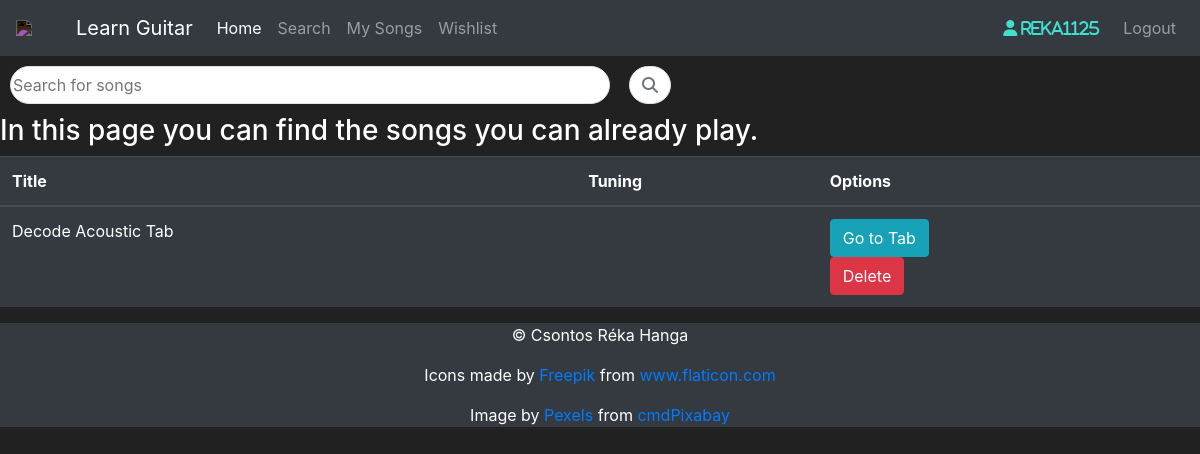
Page /my-songs (signed in) on the earlier database version.
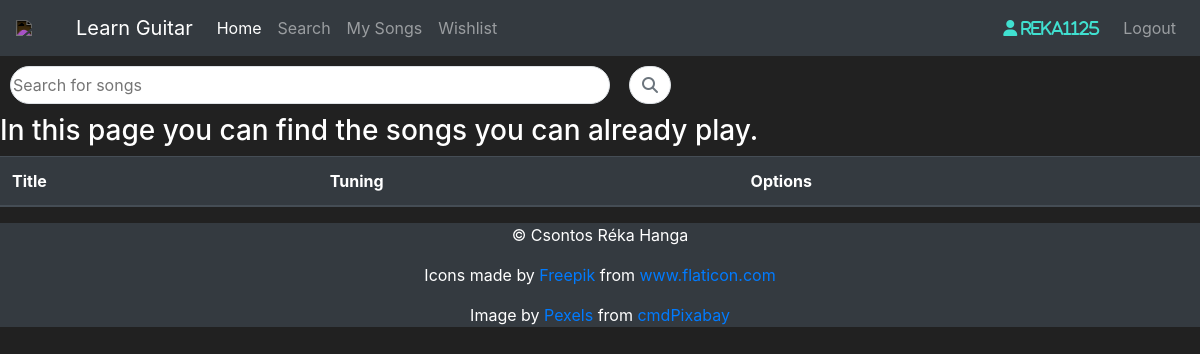
Same page on the later database version.
### application/models.py (models this page shows, shortened)
class My_Songs(db.Model):
    song_id = db.Column(db.Integer(), primary_key=True)
    title = db.Column(db.String(length=50), nullable=False)
    tuning = db.Column(db.String(length=10))
    video_id = db.Column(db.String(length=200), unique=True)
    tab_url = db.Column(db.String(length=200), unique=True)
    owner = db.Column(db.Integer(), db.ForeignKey('user.user_id'))

### application/routes.py (the view)
@app.route("/my-songs")
@login_required
def mysongs_page():
    mysongs = My_Songs.query.all()
    return render_template("my-songs.html", songs=mysongs)

### application/models.py (called while the page is built)
@login_manager.user_loader
def load_user(user_id):
    return User.query.get(int(user_id))

### application/templates/my-songs.html (shortened to what this page needs)
{% extends 'base.html' %}
{% block content %}
    <div class="input-group">
        <input class=" border rounded-pill" type="text" placeholder="Search for songs" id="search-input-yt">
        <span class="input-group-append">
            <button id="search-btn-yt" class="btn btn-outline-secondary bg-white border-start-0 border rounded-pill ms-n3" type="button">
                <i class="fa fa-search"></i>
            </button>
        </span>
    </div>
    <h3>In this page you can find the songs you can already play.</h3>
    <table class="table table-hover table-dark">
        <thead>
            <tr>
                <th scope="col">Title</th>
                <th scope="col">Tuning</th>
                <th scope="col">Options</th>
            </tr>
        </thead>
        <tbody>
                {% for song in songs %}
                    <tr>
                        <td>{{ song.title }}</td>
                        <td>{{ song.tuning }}</td>
                        <td>
                            <form action="{{ url_for('tab_page') }}" method="POST">
                                <button type=submit class="btn btn-outline btn-info">Go to Tab</button>
                            </form>
                            <form action="{{ url_for('delete_song_page') }}" method=post class=delete-song>
                                <input type=submit value='Delete' class="btn btn-outline btn-danger"></input>
                            </form>
                        </td>
                    </tr>
                {% endfor %}
        </tbody>
    </table>
{% endblock %}

Differences in the rows shown:
removed My_Songs: title "Decode Acoustic Tab"
